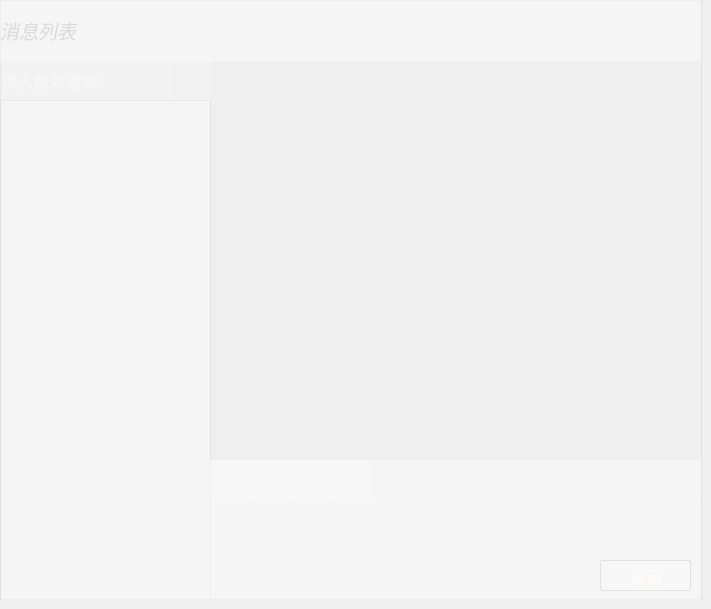
       <widget class="QWidget" name="tab">
        <attribute name="icon">
         <iconset resource="SourceFile.qrc">
          <normaloff>:/new/prefix1/chat.png</normaloff>:/new/prefix1/chat.png</iconset>
        </attribute>
        <attribute name="title">
         <string/>
        </attribute>
        <widget class="QWidget" name="widget_1" native="true">
         <property name="geometry">
          <rect>
           <x>0</x>
           <y>0</y>
           <width>702</width>
           <height>600</height>
          </rect>
         </property>
         <property name="minimumSize">
          <size>
           <width>702</width>
           <height>600</height>
          </size>
         </property>
         <property name="maximumSize">
          <size>
           <width>702</width>
           <height>600</height>
          </size>
         </property>
         <property name="styleSheet">
          <string notr="true">QWidget#widget_1{
/*frame是整个widget里面的容器，用于放置控件 整体拖动*/
/*背景图片*/
background-image: url(:/new/prefix1/telegramBackground_s.png);
border: 1px solid rgba(220,220,220, 200);
}</string>
         </property>
         <widget class="QListWidget" name="listWidget_chat">
          <property name="geometry">
           <rect>
            <x>0</x>
            <y>100</y>
            <width>211</width>
            <height>501</height>
           </rect>
          </property>
          <property name="styleSheet">
           <string notr="true">QListWidget#listWidget_chat{
/*frame是整个widget里面的容器，用于放置控件 整体拖动*/
/*背景图片*/
/*frame是整个widget里面的容器，用于放置控件 整体拖动*/
/*背景图片*/
background: rgba(255,255,255,100);
}</string>
          </property>
         </widget>
         <widget class="QTextEdit" name="message_textEdit_2">
          <property name="geometry">
           <rect>
            <x>210</x>
            <y>500</y>
            <width>491</width>
            <height>101</height>
           </rect>
          </property>
          <property name="minimumSize">
           <size>
            <width>0</width>
            <height>0</height>
           </size>
          </property>
          <property name="maximumSize">
           <size>
            <width>16777215</width>
            <height>16777215</height>
           </size>
          </property>
          <property name="font">
           <font>
            <family>楷体</family>
            <pointsize>11</pointsize>
            <italic>false</italic>
           </font>
          </property>
          <property name="styleSheet">
           <string notr="true">color:#FFFFFF;/*字体颜色设置*/
background-color: rgba(255,255,255,100);
border-style:inset;/*背景颜色设置*/
border-radius:2px;/*边框圆角半径设置*/</string>
          </property>
         </widget>
         <widget class="QPushButton" name="close_2">
          <property name="geometry">
           <rect>
            <x>600</x>
            <y>560</y>
            <width>91</width>
            <height>31</height>
           </rect>
          </property>
          <property name="minimumSize">
           <size>
            <width>0</width>
            <height>0</height>
           </size>
          </property>
          <property name="maximumSize">
           <size>
            <width>16777215</width>
            <height>16777215</height>
           </size>
          </property>
          <property name="font">
           <font>
            <family>微软雅黑</family>
            <pointsize>13</pointsize>
            <weight>75</weight>
            <italic>true</italic>
            <bold>true</bold>
           </font>
          </property>
          <property name="cursor">
           <cursorShape>PointingHandCursor</cursorShape>
          </property>
          <property name="styleSheet">
           <string notr="true">/*登录按钮*/
QPushButton{
/*静置时设置*/
color:#FFFAFA;/*字体颜色设置*/
background-color:rgba(255,255,255, 50);/*背景颜色设置*/  
border-style:outset;/*背景颜色设置*/
border-radius:2px;/*边框圆角半径设置*/
border: 1px solid rgba(220,220,220, 200);
}

QPushButton:hover{
/*悬停时设置*/ /*由于与内部代码有冲突 已弃用*/
background-color:rgba(135,206,250, 255);
border-style:outset;/*边框设置*/
}
QPushButton:pressed{
/*按压时设置*/
background-color:rgba(173,216,230, 255);
/*背景颜色设置*/
border-style:inset;/*边框设置*/
}</string>
          </property>
          <property name="text">
           <string>发送</string>
          </property>
         </widget>
         <widget class="QListWidget" name="listWidget_message">
          <property name="geometry">
           <rect>
            <x>210</x>
            <y>60</y>
            <width>491</width>
            <height>401</height>
           </rect>
          </property>
          <property name="styleSheet">
           <string notr="true">QListWidget#listWidget_message{
/*frame是整个widget里面的容器，用于放置控件 整体拖动*/
/*背景图片*/
background: rgba(255,255,255,0);
}</string>
          </property>
         </widget>
         <widget class="QLineEdit" name="searchLineEdit_2">
          <property name="geometry">
           <rect>
            <x>0</x>
            <y>60</y>
            <width>171</width>
            <height>41</height>
           </rect>
          </property>
          <property name="minimumSize">
           <size>
            <width>0</width>
            <height>0</height>
           </size>
          </property>
          <property name="maximumSize">
           <size>
            <width>16777215</width>
            <height>16777215</height>
           </size>
          </property>
          <property name="font">
           <font>
            <family>微软雅黑</family>
            <pointsize>12</pointsize>
           </font>
          </property>
          <property name="styleSheet">
           <string notr="true"> /*文本输入框 账号输入*/
QLineEdit{
/*非悬浮时颜色设置*/
color:#FFFAFA;/*字体颜色设置*/
border-style:outset;/*设置边框*/
background-color: rgba(255,255,255,50);
border-radius:2px;/*边框圆角半径设置*/
}
QLineEdit::hover
{
/*悬浮时颜色设置*/
background-color:rgba(135,206,250, 255);
}</string>
          </property>
          <property name="maxLength">
           <number>25</number>
          </property>
          <property name="placeholderText">
           <string>键入账号搜索</string>
          </property>
          <property name="clearButtonEnabled">
           <bool>true</bool>
          </property>
         </widget>
         <widget class="QLabel" name="brandName_2">
          <property name="geometry">
           <rect>
            <x>0</x>
            <y>0</y>
            <width>211</width>
            <height>61</height>
           </rect>
          </property>
          <property name="font">
           <font>
            <family>华文琥珀</family>
            <pointsize>14</pointsize>
            <weight>50</weight>
            <italic>true</italic>
            <bold>false</bold>
           </font>
          </property>
          <property name="styleSheet">
           <string notr="true">/*产品名称*/
color:#DCDCDC;/*设置字体颜色*/

background: rgba(255,255,255,100);</string>
          </property>
          <property name="text">
           <string>消息列表</string>
          </property>
         </widget>
         <widget class="QWidget" name="widget_7" native="true">
          <property name="geometry">
           <rect>
            <x>210</x>
            <y>460</y>
            <width>491</width>
            <height>41</height>
           </rect>
          </property>
          <property name="styleSheet">
           <string notr="true">QWidget#widget_7{
/*frame是整个widget里面的容器，用于放置控件 整体拖动*/
/*背景图片*/
background: rgba(255,255,255,100);
}</string>
          </property>
          <widget class="QWidget" name="widget_gif" native="true">
           <property name="geometry">
            <rect>
             <x>0</x>
             <y>0</y>
             <width>41</width>
             <height>41</height>
            </rect>
           </property>
           <property name="styleSheet">
            <string notr="true">QWidget#widget_gif{
/*frame是整个widget里面的容器，用于放置控件 整体拖动*/
/*背景图片*/
background: rgba(255,255,255,50);
}</string>
           </property>
           <widget class="QLabel" name="gif">
            <property name="geometry">
             <rect>
              <x>0</x>
              <y>0</y>
              <width>40</width>
              <height>40</height>
             </rect>
            </property>
            <property name="minimumSize">
             <size>
              <width>40</width>
              <height>40</height>
             </size>
            </property>
            <property name="maximumSize">
             <size>
              <width>40</width>
              <height>40</height>
             </size>
            </property>
            <property name="cursor">
             <cursorShape>PointingHandCursor</cursorShape>
            </property>
            <property name="text">
             <string/>
            </property>
            <property name="pixmap">
             <pixmap resource="SourceFile.qrc">:/new/prefix1/biaoqing.png</pixmap>
            </property>
            <property name="scaledContents">
             <bool>true</bool>
            </property>
           </widget>
          </widget>
          <widget class="QWidget" name="widget_more" native="true">
           <property name="geometry">
            <rect>
             <x>40</x>
             <y>0</y>
             <width>41</width>
             <height>41</height>
            </rect>
           </property>
           <property name="styleSheet">
            <string notr="true">QWidget#widget_more{
/*frame是整个widget里面的容器，用于放置控件 整体拖动*/
/*背景图片*/
background: rgba(255,255,255,50);
}</string>
           </property>
           <widget class="QLabel" name="file">
            <property name="geometry">
             <rect>
              <x>0</x>
              <y>0</y>
              <width>40</width>
              <height>40</height>
             </rect>
            </property>
            <property name="minimumSize">
             <size>
              <width>40</width>
              <height>40</height>
             </size>
            </property>
            <property name="maximumSize">
             <size>
              <width>40</width>
              <height>40</height>
             </size>
            </property>
            <property name="cursor">
             <cursorShape>PointingHandCursor</cursorShape>
            </property>
            <property name="text">
             <string/>
            </property>
            <property name="pixmap">
             <pixmap resource="SourceFile.qrc">:/new/prefix1/wenjian.png</pixmap>
            </property>
            <property name="scaledContents">
             <bool>true</bool>
            </property>
           </widget>
          </widget>
          <widget class="QWidget" name="widget_history" native="true">
           <property name="geometry">
            <rect>
             <x>80</x>
             <y>0</y>
             <width>41</width>
             <height>41</height>
            </rect>
           </property>
           <property name="styleSheet">
            <string notr="true">QWidget#widget_history{
/*frame是整个widget里面的容器，用于放置控件 整体拖动*/
/*背景图片*/
background: rgba(255,255,255,50);
}</string>
           </property>
           <widget class="QLabel" name="history">
            <property name="geometry">
             <rect>
              <x>0</x>
              <y>0</y>
              <width>40</width>
              <height>40</height>
             </rect>
            </property>
            <property name="minimumSize">
             <size>
              <width>40</width>
              <height>40</height>
             </size>
            </property>
            <property name="maximumSize">
             <size>
              <width>40</width>
              <height>40</height>
             </size>
            </property>
            <property name="cursor">
             <cursorShape>PointingHandCursor</cursorShape>
            </property>
            <property name="text">
             <string/>
            </property>
            <property name="pixmap">
             <pixmap resource="SourceFile.qrc">:/new/prefix1/lishi.png</pixmap>
            </property>
            <property name="scaledContents">
             <bool>true</bool>
            </property>
           </widget>
          </widget>
          <widget class="QWidget" name="widget_more_2" native="true">
           <property name="geometry">
            <rect>
             <x>120</x>
             <y>0</y>
             <width>41</width>
             <height>41</height>
            </rect>
           </property>
           <property name="styleSheet">
            <string notr="true">QWidget#widget_more_2{
/*frame是整个widget里面的容器，用于放置控件 整体拖动*/
/*背景图片*/
background: rgba(255,255,255,50);
}</string>
           </property>
           <widget class="QLabel" name="more">
            <property name="geometry">
             <rect>
              <x>0</x>
              <y>0</y>
              <width>40</width>
              <height>40</height>
             </rect>
            </property>
            <property name="minimumSize">
             <size>
              <width>40</width>
              <height>40</height>
             </size>
            </property>
            <property name="maximumSize">
             <size>
              <width>40</width>
              <height>40</height>
             </size>
            </property>
            <property name="cursor">
             <cursorShape>PointingHandCursor</cursorShape>
            </property>
            <property name="text">
             <string/>
            </property>
            <property name="pixmap">
             <pixmap resource="SourceFile.qrc">:/new/prefix1/moreOperation.png</pixmap>
            </property>
            <property name="scaledContents">
             <bool>true</bool>
            </property>
           </widget>
          </widget>
         </widget>
         <widget class="QWidget" name="widget_8" native="true">
          <property name="geometry">
           <rect>
            <x>210</x>
            <y>0</y>
            <width>491</width>
            <height>61</height>
           </rect>
          </property>
          <property name="styleSheet">
           <string notr="true">QWidget#widget_8{
/*frame是整个widget里面的容器，用于放置控件 整体拖动*/
/*背景图片*/
background: rgba(255,255,255,100);
}</string>
          </property>
         </widget>
         <widget class="QWidget" name="widget_search1" native="true">
          <property name="geometry">
           <rect>
            <x>170</x>
            <y>60</y>
            <width>41</width>
            <height>41</height>
           </rect>
          </property>
          <property name="styleSheet">
           <string notr="true">QWidget#widget_search1{
/*frame是整个widget里面的容器，用于放置控件 整体拖动*/
/*背景图片*/
background: rgba(255,255,255,50);
}</string>
          </property>
          <widget class="QLabel" name="search">
           <property name="geometry">
            <rect>
             <x>10</x>
             <y>10</y>
             <width>28</width>
             <height>28</height>
            </rect>
           </property>
           <property name="minimumSize">
            <size>
             <width>28</width>
             <height>28</height>
            </size>
           </property>
           <property name="maximumSize">
            <size>
             <width>28</width>
             <height>28</height>
            </size>
           </property>
           <property name="cursor">
            <cursorShape>PointingHandCursor</cursorShape>
           </property>
           <property name="text">
            <string/>
           </property>
           <property name="pixmap">
            <pixmap resource="SourceFile.qrc">:/new/prefix1/search.png</pixmap>
           </property>
           <property name="scaledContents">
            <bool>true</bool>
           </property>
          </widget>
         </widget>
        </widget>
       </widget>
